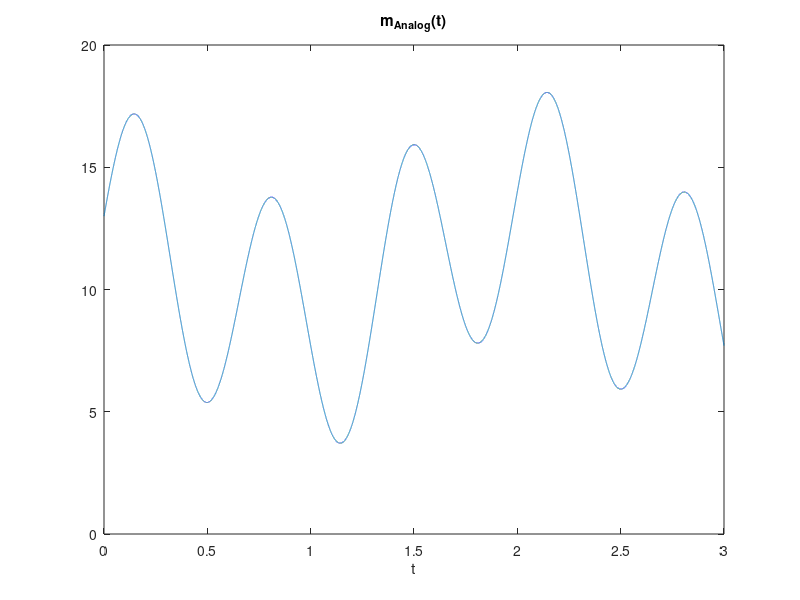
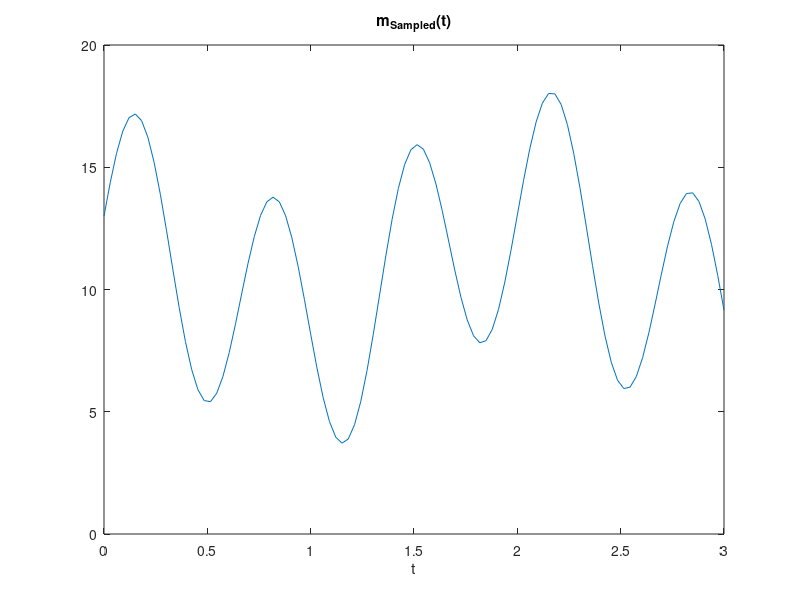
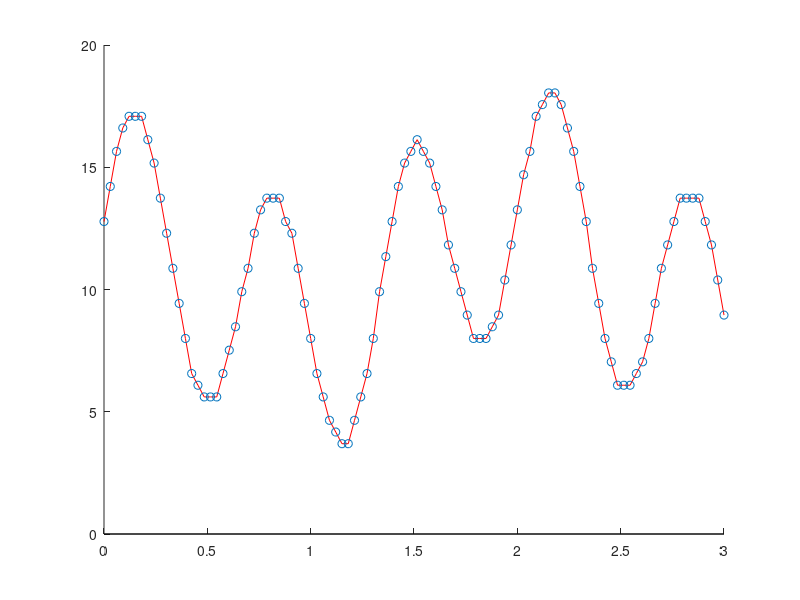

These figures' MATLAB source, in order: (Note: this script raises an error after producing the figures.)
%%
clc;
close all;
clear;

%%  Part 1 & 2
N = 50000;
fs = 500;
Tend = 3;
t = linspace(0, Tend, N);
m = @(t) 10 + 5 * sin(3 * pi * t) + 3 * (cos(pi * t)) .^ 3 + sin(pi * t / 4);
m = m(t);

md = m(1:fs:end);
td = linspace(0, Tend, N / fs);

figure;
% subplot(2, 1, 1);
plot(t, m);
title("m_{Analog}(t)");
xlabel("t");

figure;
% subplot(2, 1, 2);
plot(td, md);
title("m_{Sampled}(t)");
xlabel("t");

%%  Part 3
num_levels = 32;
e = 0.5;
Q0 = min(md) - e;
Q31 = max(md) + e;
m_range = Q31 - Q0;
Q_step = m_range / num_levels;
Q_levels = Q0:Q_step:Q31 - Q_step;

mq = zeros(size(md));

for i = 1:length(mq)
    [~, index] = min(abs(md(i) - Q_levels));
    mq(i) = Q_levels(index);
end

figure;
% subplot(2, 1, 1);
hold on
plot(td, mq,'r');
ylim([0 20]);
stem(td,mq,'Color','#1a5b11','LineStyle','none','LineWidth',2);
for i=1:32
    yline(Q_levels(i), 'b', 'LineWidth', 1);
end

title("m_{Quantized}(t)");
xlabel('t');

figure;
% subplot(2, 1, 2);
hold on
stairs(td, mq,'r','LineWidth',2);
ylim([0 20]);
for i=1:32
    yline(Q_levels(i), 'b', 'LineWidth', 1);
end
title("m_{Quantized}(t)");
xlabel('t');

%%  Part 4 - 1
load p.mat;
fsp = 1000;
t2 = linspace(0, Tend, N / fs * fsp);
E_p = sum(p .^ 2);
fprintf("Energy of p (base pulse) : E_p = %f\n", E_p);

%%  Part 4 - 2
G_code = [[0 0 0 0 0]; [0 0 0 0 1]; [0 0 0 1 1]; [0 0 0 1 0]; [0 0 1 1 0]; [0 0 1 1 1]; [0 0 1 0 1]; [0 0 1 0 0]; [0 1 1 0 0]; [0 1 1 0 1]; [0 1 1 1 1]; [0 1 1 1 0]; [0 1 0 1 0]; [0 1 0 1 1]; [0 1 0 0 1]; [0 1 0 0 0]; [1 1 0 0 0]; [1 1 0 0 1]; [1 1 0 1 1]; [1 1 0 1 0]; [1 1 1 1 0]; [1 1 1 1 1]; [1 1 1 0 1]; [1 1 1 0 0]; [1 0 1 0 0]; [1 0 1 0 1]; [1 0 1 1 1]; [1 0 1 1 0]; [1 0 0 1 0]; [1 0 0 1 1]; [1 0 0 0 1]; [1 0 0 0 0]];

G_code_d = [0 1 3 2 6 7 5 4 12 13 15 14 10 11 9 8 24 25 27 26 30 31 29 28 20 21 23 22 18 19 17 16];

mg.sig = zeros([1 length(mq)]);
mg.graycode = zeros([1 length(mq)]);
mg.qlvl = zeros([1 length(mq)]);

for i = 1:length(mq)
    idx = find(Q_levels == mq(i));
    mg.sig(i) = mq(i);
    mg.graycode(i) = G_code_d(idx);
    mg.qlvl(i) = idx;
end

pulse_amp = -31:2:31;

mp = zeros([1 fs * length(mq)]);

for i = 1:length(mq)
    mp(1000 * (i - 1) + 1:1000 * i) = pulse_amp(mg.qlvl(i)) * p;
end

figure;
plot(t2, mp);
title("m_{Pulse Quantized}(t)");
xlabel('t');

%%  Part 5
S_mp = mean(mp .^ 2);
SNR_db = 2;
SNR = 10 ^ (SNR_db / 10);
N_R = S_mp / SNR;
n = sqrt(N_R) * randn(1, length(t2));

sig_r = mp + n;
figure;
plot(t2, sig_r);
title("Received Signal");
xlabel("t");

%%  Part 6

decoded_amp = zeros([1 length(mq)]);

for i = 1:length(mq)
    pro = sig_r(1000 * (i - 1) + 1:1000 * i) .* p;
    mutual_E = sum(pro);
    decoded_amp(i) = floor(mutual_E / E_p);

    if rem(decoded_amp(i), 2) == 0
        decoded_amp(i) = decoded_amp(i) + 1;
    end

end

decoded_message.sig = zeros([1 length(mq)]);
decoded_message.graycode = zeros([1 length(mq)]);
decoded_message.qlvl = zeros([1 length(mq)]);

for i = 1:length(mq)
    idx = find(pulse_amp == decoded_amp(i));
    decoded_message.qlvl(i) = idx;
    decoded_message.graycode(i) = G_code_d(idx);
    decoded_message.sig(i) = Q_levels(idx);
end

figure;
plot(td, decoded_message.sig);
title('decoded signal');
xlabel('t');

BER = 0;

for i = 1:length(decoded_message.qlvl)
    res = 0;

    if decoded_message.graycode(i) ~= mg.graycode(i)
        dmg = dec2bin(decoded_message.graycode(i), 5);
        omg = dec2bin(mg.graycode(i), 5);
        diff = (dmg ~= omg);
        res = sum(diff);
    end

    BER = BER + res;
end

BER = BER / (5 * length(decoded_message.graycode));
fprintf("BER = %f\n", BER);
